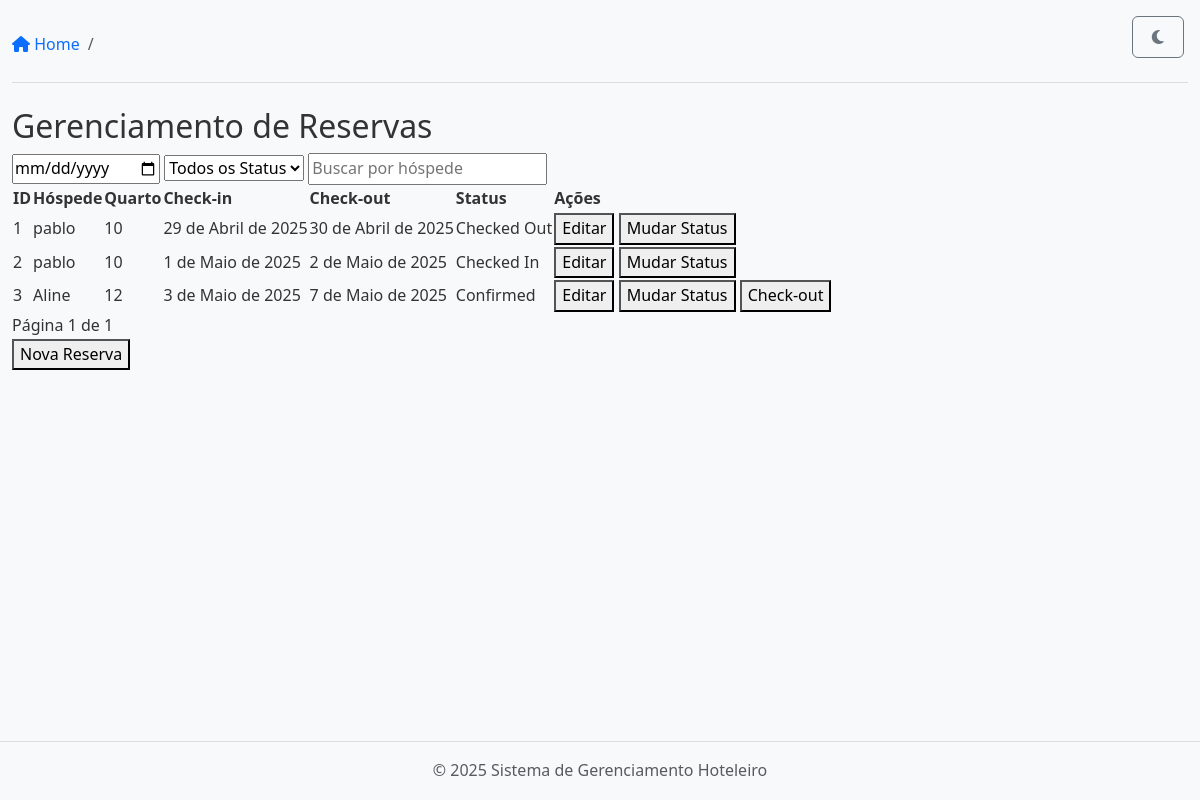
Page /reservations/ on the earlier database version.
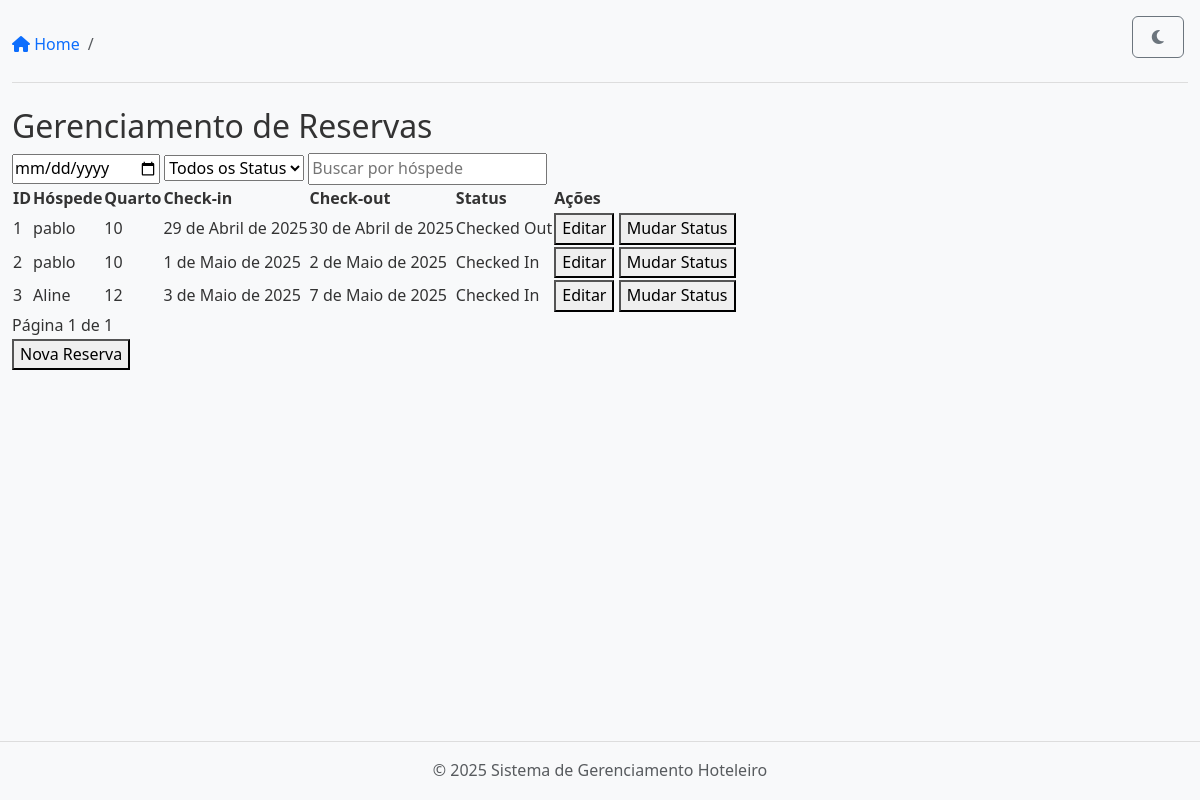
Same page on the later database version.
### apps/reservations/models.py (models this page shows, shortened)
class Reservation(models.Model):
    STATUS_CHOICES = [
        ('pending', 'Pending'),
        ('confirmed', 'Confirmed'),
        ('cancelled', 'Cancelled'),
        ('checked_in', 'Checked In'),   # Status adicionado
        ('checked_out', 'Checked Out'), # Status adicionado
    ]
    guest_name = models.CharField(max_length=255)
    guest_email = models.EmailField(blank=True, null=True)
    room = models.ForeignKey('rooms.Room', on_delete=models.CASCADE)
    check_in_date = models.DateField()
    check_out_date = models.DateField()
    status = models.CharField(max_length=12, choices=STATUS_CHOICES, default='pending')  # Aumentei max_length para acomodar 'checked_out'
    notes = models.TextField(blank=True, null=True)
    checked_in = models.BooleanField(default=False)
    checked_out = models.BooleanField(default=False)
    check_in_time = models.DateTimeField(null=True, blank=True)
    check_out_time = models.DateTimeField(null=True, blank=True)
    created_at = models.DateTimeField(auto_now_add=True)
    updated_at = models.DateTimeField(auto_now=True)

### apps/rooms/models.py (models this page shows, shortened)
class Room(models.Model):
    ROOM_TYPES = [
        ('single', 'Single'),
        ('double', 'Double'),
        ('suite', 'Suite'),
    ]
    number = models.CharField(max_length=10, unique=True)
    room_type = models.CharField(max_length=10, choices=ROOM_TYPES)
    status = models.CharField(max_length=20, default='clean')
    description = models.TextField(blank=True, null=True)
    created_at = models.DateTimeField(auto_now_add=True)
    updated_at = models.DateTimeField(auto_now=True)

### apps/reservations/views.py (the view)
# urls.py: path('', reservation_list, name='reservation-list'),
def reservation_list(request: HttpRequest) -> HttpResponse:
    reservations = Reservation.objects.all().select_related('room')
    date_filter = request.GET.get('date')
    status_filter = request.GET.get('status')
    guest_filter = request.GET.get('guest')
    if date_filter:
        date = datetime.strptime(date_filter, '%Y-%m-%d').date()
        reservations = reservations.filter(
            Q(check_in_date=date) | Q(check_out_date=date)
        )
    if status_filter:
        reservations = reservations.filter(status=status_filter)
    if guest_filter:
        reservations = reservations.filter(
            guest_name__icontains=guest_filter
        )
    paginator = Paginator(reservations, 20)  # 20 por página
    page_number = request.GET.get('page')
    page_obj = paginator.get_page(page_number)
    rooms = cache.get('rooms_list')
    if rooms is None:
        rooms = list(Room.objects.all())
        cache.set('rooms_list', rooms, 600)  # 10 minutos
    context = {
        'reservations': page_obj.object_list,
        'page_obj': page_obj,
        'rooms': rooms  # Para o select de quartos no formulário
    }
    return render(request, 'reservations/list.html', context)

### templates/reservations/list.html (shortened to what this page needs)
{% extends 'base.html' %}
{% block content %}
<div class="reservations-container">
    <h2>Gerenciamento de Reservas</h2>
    <div class="reservation-filters">
        <input type="date" id="date-filter" placeholder="Data">
        <select id="status-filter">
            <option value="">Todos os Status</option>
        </select>
        <input type="text" id="guest-filter" placeholder="Buscar por hóspede">
    </div>
    <table class="reservations-table">
        <thead>
            <tr>
                <th>ID</th>
                <th>Hóspede</th>
                <th>Quarto</th>
                <th>Check-in</th>
                <th>Check-out</th>
                <th>Status</th>
                <th>Ações</th>
            </tr>
        </thead>
        <tbody>
            {% for reservation in reservations %}
            <tr>
                <td>{{ reservation.id }}</td>
                <td>{{ reservation.guest_name }}</td>
                <td>{{ reservation.room.number }}</td>
                <td>{{ reservation.check_in_date }}</td>
                <td>{{ reservation.check_out_date }}</td>
                <td>{{ reservation.get_status_display }}</td>
                <td>
                    <button onclick="editReservation({{ reservation.id }})">Editar</button>
                    <button onclick="changeStatus({{ reservation.id }})">Mudar Status</button>
                    {% if reservation.status == 'pending' %}
                        <button onclick="doCheckIn({{ reservation.id }})">Check-in</button>
                    {% elif reservation.status == 'confirmed' %}
                        <button onclick="doCheckOut({{ reservation.id }})">Check-out</button>
                    {% endif %}
                </td>
            </tr>
            {% empty %}
            <tr>
                <td colspan="7">Nenhuma reserva encontrada.</td>
            </tr>
            {% endfor %}
        </tbody>
    </table>
    <div class="pagination">
        <span>Página {{ page_obj.number }} de {{ page_obj.paginator.num_pages }}</span>
    </div>
    <button class="add-reservation-btn" onclick="openAddReservationModal()">Nova Reserva</button>
</div>
{% endblock %}

Differences in the rows shown:
changed Reservation "Aline": status "Confirmed" → "Checked In"; no longer shows "Check-out"
